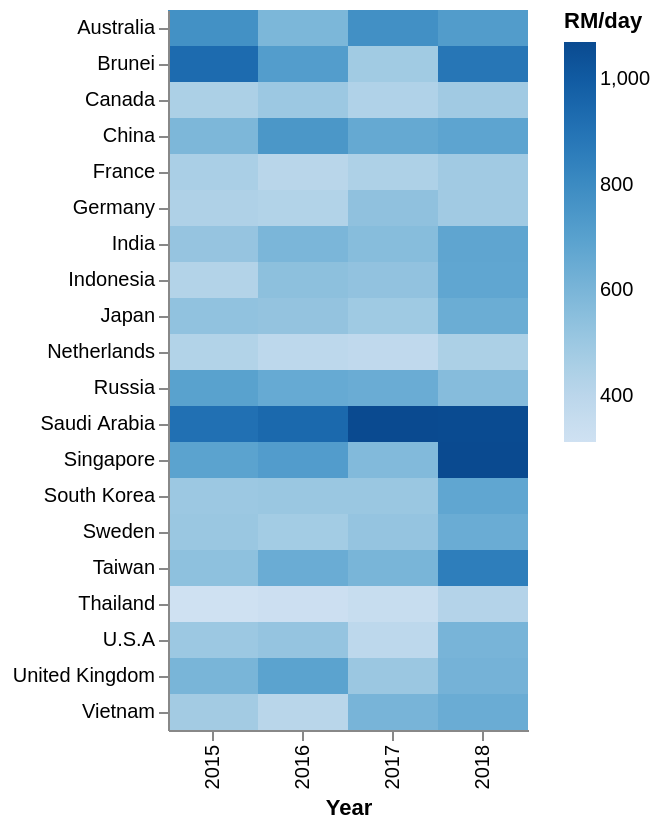

Write the Vega-Lite specification saved for this chart.
### Vega-Lite specification from a JSON file in a GitHub repository (floating-point values rounded to 4 significant figures)
{"$schema": "https://vega.github.io/schema/vega-lite/v5.json", "width": 180, "height": 360, "data": {"values": [{"year": 2015, "country": "Singapore", "spend": 691.6}, {"year": 2015, "country": "Thailand", "spend": 312.7}, {"year": 2015, "country": "Indonesia", "spend": 427.8}, {"year": 2015, "country": "Brunei", "spend": 934.7}, {"year": 2015, "country": "Vietnam", "spend": 480.7}, {"year": 2015, "country": "China", "spend": 589.5}, {"year": 2015, "country": "Japan", "spend": 533.8}, {"year": 2015, "country": "South Korea", "spend": 499.9}, {"year": 2015, "country": "Taiwan", "spend": 542.1}, {"year": 2015, "country": "India", "spend": 520.1}, {"year": 2015, "country": "Saudi Arabia", "spend": 912.7}, {"year": 2015, "country": "Canada", "spend": 450.9}, {"year": 2015, "country": "U.S.A", "spend": 501.0}, {"year": 2015, "country": "Australia", "spend": 773.0}, {"year": 2015, "country": "Sweden", "spend": 506.2}, {"year": 2015, "country": "United Kingdom", "spend": 601.6}, {"year": 2015, "country": "Netherlands", "spend": 429.8}, {"year": 2015, "country": "France", "spend": 456.2}, {"year": 2015, "country": "Germany", "spend": 440.7}, {"year": 2015, "country": "Russia", "spend": 697.0}, {"year": 2016, "country": "Singapore", "spend": 720.6}, {"year": 2016, "country": "Thailand", "spend": 327.5}, {"year": 2016, "country": "Indonesia", "spend": 545.7}, {"year": 2016, "country": "Brunei", "spend": 720.2}, {"year": 2016, "country": "Vietnam", "spend": 406.6}, {"year": 2016, "country": "China", "spend": 746.2}, {"year": 2016, "country": "Japan", "spend": 526.0}, {"year": 2016, "country": "South Korea", "spend": 505.1}, {"year": 2016, "country": "Taiwan", "spend": 645.9}, {"year": 2016, "country": "India", "spend": 594.7}, {"year": 2016, "country": "Saudi Arabia", "spend": 943.1}, {"year": 2016, "country": "Canada", "spend": 501.7}, {"year": 2016, "country": "U.S.A", "spend": 520.5}, {"year": 2016, "country": "Australia", "spend": 591.9}, {"year": 2016, "country": "Sweden", "spend": 478.0}, {"year": 2016, "country": "United Kingdom", "spend": 692.0}, {"year": 2016, "country": "Netherlands", "spend": 392.0}, {"year": 2016, "country": "France", "spend": 406.1}, {"year": 2016, "country": "Germany", "spend": 429.1}, {"year": 2016, "country": "Russia", "spend": 658.0}, {"year": 2017, "country": "Singapore", "spend": 575.8}, {"year": 2017, "country": "Thailand", "spend": 348.1}, {"year": 2017, "country": "Indonesia", "spend": 532.1}, {"year": 2017, "country": "Brunei", "spend": 484.0}, {"year": 2017, "country": "Vietnam", "spend": 603.7}, {"year": 2017, "country": "China", "spend": 661.4}, {"year": 2017, "country": "Japan", "spend": 490.2}, {"year": 2017, "country": "South Korea", "spend": 505.4}, {"year": 2017, "country": "Taiwan", "spend": 600.9}, {"year": 2017, "country": "India", "spend": 561.0}, {"year": 2017, "country": "Saudi Arabia", "spend": 1070.0}, {"year": 2017, "country": "Canada", "spend": 436.0}, {"year": 2017, "country": "U.S.A", "spend": 390.8}, {"year": 2017, "country": "Australia", "spend": 778.1}, {"year": 2017, "country": "Sweden", "spend": 520.4}, {"year": 2017, "country": "United Kingdom", "spend": 504.9}, {"year": 2017, "country": "Netherlands", "spend": 381.2}, {"year": 2017, "country": "France", "spend": 442.9}, {"year": 2017, "country": "Germany", "spend": 537.7}, {"year": 2017, "country": "Russia", "spend": 645.1}, {"year": 2018, "country": "Singapore", "spend": 1070.0}, {"year": 2018, "country": "Thailand", "spend": 423.2}, {"year": 2018, "country": "Indonesia", "spend": 675.6}, {"year": 2018, "country": "Brunei", "spend": 889.1}, {"year": 2018, "country": "Vietnam", "spend": 645.8}, {"year": 2018, "country": "China", "spend": 685.1}, {"year": 2018, "country": "Japan", "spend": 641.4}, {"year": 2018, "country": "South Korea", "spend": 676.5}, {"year": 2018, "country": "Taiwan", "spend": 854.3}, {"year": 2018, "country": "India", "spend": 678.9}, {"year": 2018, "country": "Saudi Arabia", "spend": 1067.0}, {"year": 2018, "country": "Canada", "spend": 486.3}, {"year": 2018, "country": "U.S.A", "spend": 604.6}, {"year": 2018, "country": "Australia", "spend": 723.9}, {"year": 2018, "country": "Sweden", "spend": 646.1}, {"year": 2018, "country": "United Kingdom", "spend": 613.8}, {"year": 2018, "country": "Netherlands", "spend": 450.0}, {"year": 2018, "country": "France", "spend": 486.7}, {"year": 2018, "country": "Germany", "spend": 485.9}, {"year": 2018, "country": "Russia", "spend": 565.9}]}, "mark": "rect", "encoding": {"x": {"field": "year", "type": "ordinal", "axis": {"title": "Year"}}, "y": {"field": "country", "type": "nominal", "axis": {"title": null}}, "color": {"field": "spend", "type": "quantitative", "scale": {"scheme": "blues"}, "legend": {"title": "RM/day"}}, "tooltip": [{"field": "country"}, {"field": "year", "type": "ordinal"}, {"field": "spend", "title": "RM/day", "format": ".0f"}]}, "config": {"background": "white", "view": {"stroke": null}}}
